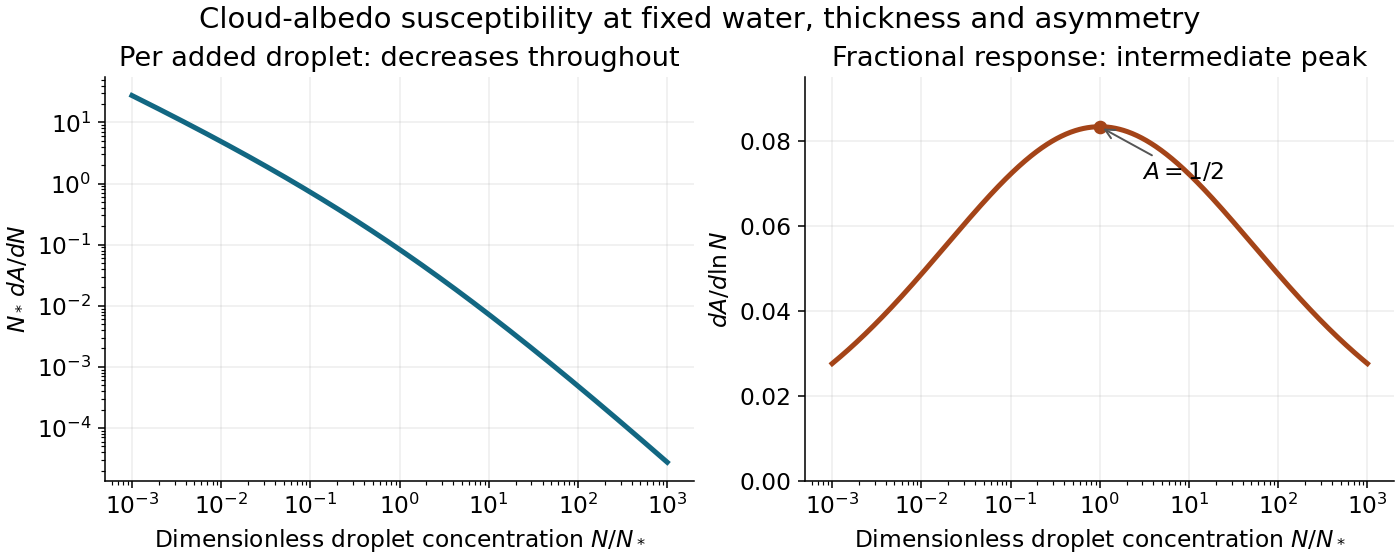

Recreate this plot in Python.
"""Original explanatory figure. Tested with Python 3.14, NumPy 2.3.5, Matplotlib 3.10.7.
Run from any directory; the only output is a same-basename PNG in that directory.
"""
from pathlib import Path
import numpy as np
import matplotlib
matplotlib.use("Agg")
import matplotlib.pyplot as plt
plt.rcParams.update({"font.size": 12, "axes.titlesize": 14, "figure.facecolor": "white", "axes.facecolor": "white", "savefig.facecolor": "white"})

n=np.geomspace(.001,1000,800)
a=n**(1/3)/(1+n**(1/3))
s_abs=a*(1-a)/(3*n)
s_frac=a*(1-a)/3
fig,axs=plt.subplots(1,2,figsize=(10,4),layout='constrained')
axs[0].loglog(n,s_abs,color='#126782',lw=2.6)
axs[0].set(xlabel=r'Dimensionless droplet concentration $N/N_*$',ylabel=r'$N_*\,dA/dN$',title='Per added droplet: decreases throughout')
axs[1].semilogx(n,s_frac,color='#a44418',lw=2.6)
axs[1].plot(1,1/12,'o',color='#a44418')
axs[1].annotate(r'$A=1/2$',xy=(1,1/12),xytext=(3,.071),arrowprops={'arrowstyle':'->','color':'#555555'})
axs[1].set(xlabel=r'Dimensionless droplet concentration $N/N_*$',ylabel=r'$dA/d\ln N$',title='Fractional response: intermediate peak',ylim=(0,.095))
for ax in axs:ax.grid(alpha=.22);ax.spines[['top','right']].set_visible(False)
fig.suptitle('Cloud-albedo susceptibility at fixed water, thickness and asymmetry',fontsize=15)

fig.savefig(Path.cwd() / Path(__file__).with_suffix('.png').name, dpi=140, facecolor='white', transparent=False)
plt.close(fig)
